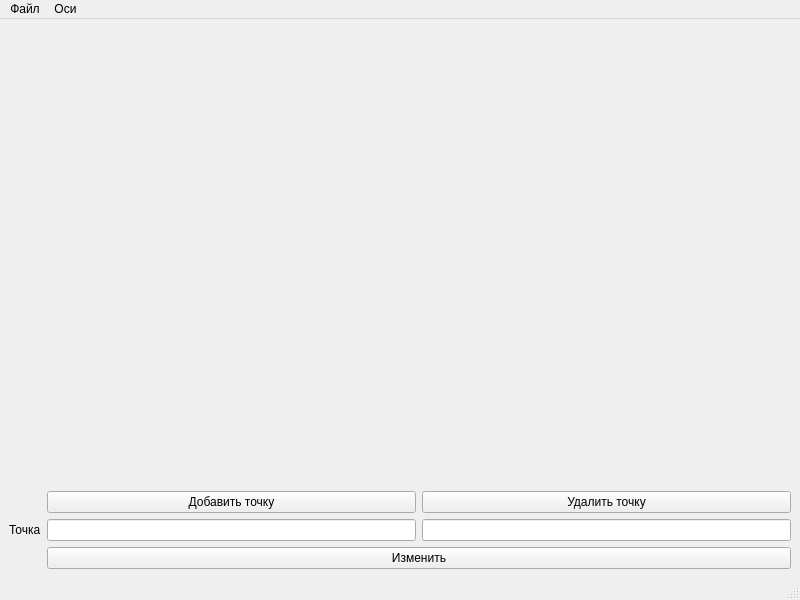
<?xml version="1.0" encoding="UTF-8"?>
<ui version="4.0">
 <class>MainWindow</class>
 <widget class="QMainWindow" name="MainWindow">
  <property name="geometry">
   <rect>
    <x>0</x>
    <y>0</y>
    <width>800</width>
    <height>600</height>
   </rect>
  </property>
  <property name="windowTitle">
   <string>DataGraph</string>
  </property>
  <widget class="QWidget" name="centralwidget">
   <layout class="QGridLayout" name="gridLayout_3">
    <item row="2" column="1">
     <widget class="QLineEdit" name="selectedPointY"/>
    </item>
    <item row="2" column="2">
     <widget class="QLineEdit" name="selectedPointX"/>
    </item>
    <item row="0" column="1" colspan="2">
     <widget class="QCustomPlot" name="widget" native="true"/>
    </item>
    <item row="4" column="1" colspan="2">
     <widget class="QPushButton" name="changePoint">
      <property name="text">
       <string>Изменить</string>
      </property>
     </widget>
    </item>
    <item row="1" column="1">
     <widget class="QPushButton" name="addPoint">
      <property name="text">
       <string>Добавить точку</string>
      </property>
     </widget>
    </item>
    <item row="1" column="2">
     <widget class="QPushButton" name="deletePoint">
      <property name="text">
       <string>Удалить точку</string>
      </property>
     </widget>
    </item>
    <item row="2" column="0">
     <widget class="QLabel" name="pointLabel">
      <property name="text">
       <string>Точка</string>
      </property>
     </widget>
    </item>
   </layout>
  </widget>
  <widget class="QMenuBar" name="menubar">
   <property name="geometry">
    <rect>
     <x>0</x>
     <y>0</y>
     <width>800</width>
     <height>20</height>
    </rect>
   </property>
   <widget class="QMenu" name="fileMenu">
    <property name="title">
     <string>Файл</string>
    </property>
   </widget>
   <widget class="QMenu" name="axesMenu">
    <property name="title">
     <string>Оси</string>
    </property>
    <addaction name="horizontalAxis"/>
    <addaction name="verticalAxis"/>
   </widget>
   <addaction name="fileMenu"/>
   <addaction name="axesMenu"/>
  </widget>
  <widget class="QStatusBar" name="statusbar"/>
  <action name="horizontalAxis">
   <property name="text">
    <string>Переименовать по горизонтали</string>
   </property>
  </action>
  <action name="verticalAxis">
   <property name="text">
    <string>Переименовать по вертикали</string>
   </property>
  </action>
 </widget>
 <customwidgets>
  <customwidget>
   <class>QCustomPlot</class>
   <extends>QWidget</extends>
   <header>qcustomplot.h</header>
   <container>1</container>
  </customwidget>
 </customwidgets>
 <resources/>
 <connections/>
</ui>
